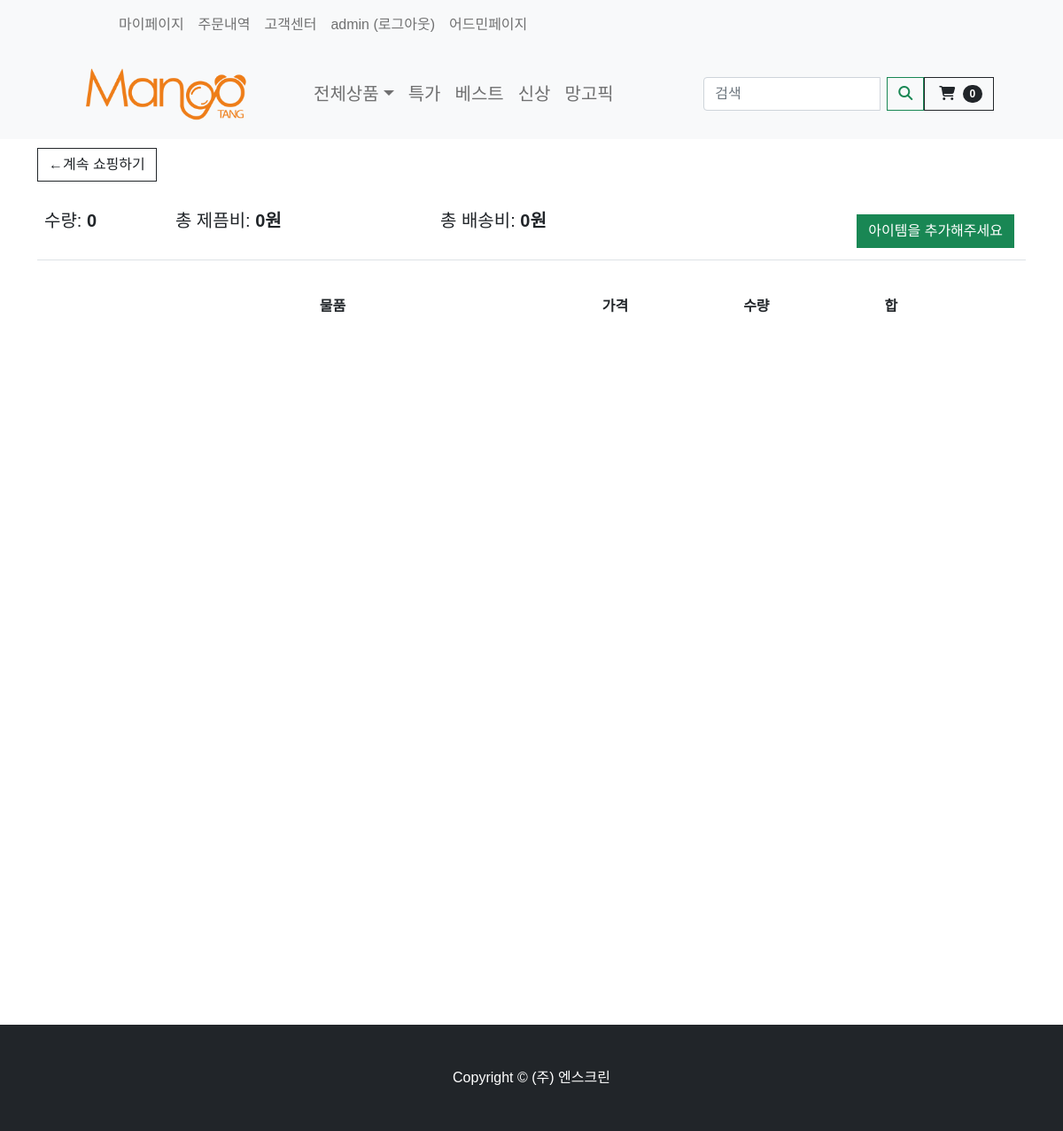
/cart/ (signed in), run on an earlier commit of the app's database.
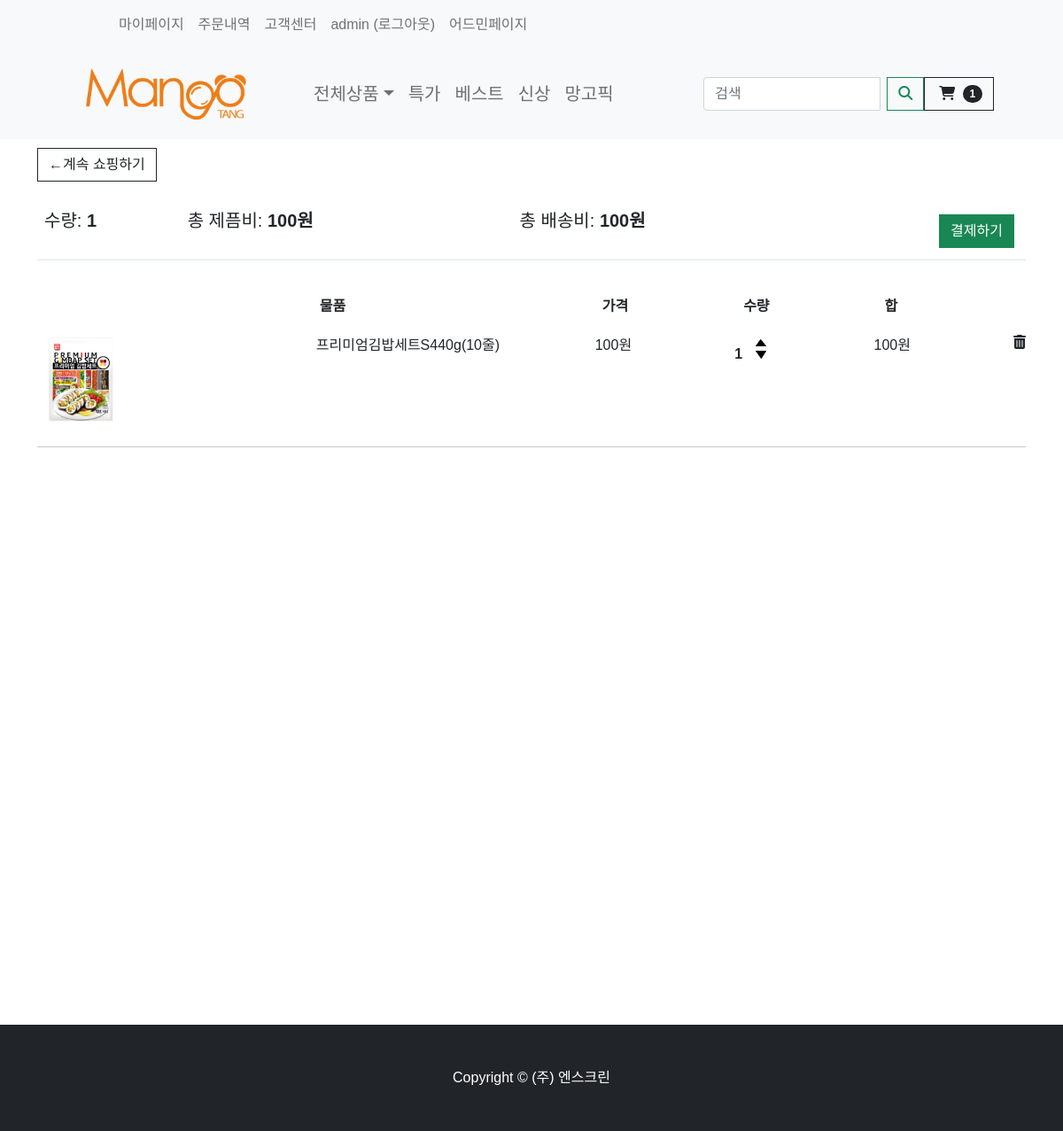
And on a later commit of the database.
### store/models.py (models this page shows, shortened)
class Order(models.Model):
    customer = models.ForeignKey(Customer, on_delete=models.SET_NULL, null=True, blank=True)
    date_ordered = models.DateTimeField(auto_now_add=True)
    order_status = models.BooleanField(default=False)
    payment_state = models.BooleanField(default=False)
    shipping_fee = models.IntegerField(null=True, blank=True)
    order_number = models.IntegerField(null=True, blank=True)
    email = models.EmailField(null=True, blank=True)
    total_fee = models.IntegerField(null=True, blank=True)
    post_code = models.CharField(max_length=200, null=True, blank=True)
    recipent_address1 = models.CharField(max_length=200, null=False)
    recipent_address2 = models.CharField(max_length=200, null=False)
    recipent_number = models.CharField(max_length=50, null=False)
    recipent_name = models.CharField(max_length=50, null=False)
    order_request = models.CharField(max_length=100, null=False)
    orderer_number = models.CharField(max_length=100, null=False)
    orderer_name = models.CharField(max_length=100, null=False)
    @property
    def get_cart_items(self):
        orderitems = self.orderitem_set.all()
        total = sum([item.quantity for item in orderitems])
        return total
    @property
    def get_total(self):  # 옵션 포함 해당 order의 모든 가격
        orderitems = self.orderitem_set.all()  # 해당 order의 자식 가져와서
        total = sum([item.get_total for item in orderitems])  # 다더함함
        optionTotal = sum([item.get_option_cart_total for item in orderitems])  # 다더함함
        return total + optionTotal
    @property
    def get_deliver_price(self):
        orderitems = self.orderitem_set.all()
        total = sum([item.get_delivery_price for item in orderitems])
        return total

class OrderItem(models.Model):
    DELIVER_COMPANY = (
        ('04', 'CJ대한통운'),
        ('05', '한진택배'),
        ('08', '롯데택배'),
        ('06', '로젠택배'),
        ('01', '우체국택배'),
        ('46', 'CU편의점택배'),
        ('24', 'GS Postbox 택배	'),
    )
    product = models.ForeignKey(Product, on_delete=models.SET_NULL, null=True)
    order = models.ForeignKey(Order, on_delete=models.SET_NULL, null=True, blank=True)
    orderHistory = models.ForeignKey(OrderHistory, on_delete=models.SET_NULL, null=True)
    deliver_state = models.CharField(max_length=200, null=True, blank=True)
    quantity = models.IntegerField(default=0, null=True, blank=True)
    date_added = models.DateTimeField(auto_now_add=True)
    item_option_bool = models.BooleanField(default=False, blank=False, null=True)
    deliver_company = models.CharField(max_length=200, choices=DELIVER_COMPANY, null=True, blank=True)
    track_number = models.IntegerField(null=True, blank=True)
    @property  # 배송비
    def get_delivery_price(self):
        return self.product.shipment_price
    @property  # 제품 가격
    def get_total(self):
        total = self.product.price_discount * self.quantity
        return total
    @property  # 옵션 가격
    def get_option_cart_total(self):
        orderOptions = self.orderitemoption_set.all()  # 해당 order의 자식 가져와서
        total = sum([item.get_total for item in orderOptions])  # 다더함함
        return total

class Product(models.Model):
    product_name = models.CharField(max_length=200)
    price = models.FloatField(null=False, blank=False)
    image_detail = models.ImageField(null=True, blank=True)
    image_title = models.ImageField(null=True, blank=True)
    image_introduce = models.ImageField(null=True, blank=True)
    seller_code = models.CharField(max_length=50, null=False, blank=False)
    price_discount = models.FloatField(null=True)
    discount = models.IntegerField(null=True)
    stock = models.IntegerField()
    first_title = models.CharField(max_length=200)
    second_title = models.CharField(max_length=200)
    shipment_price = models.IntegerField(blank=True)
    hash_tag = models.CharField(max_length=200)
    option_bool = models.BooleanField(default=False, blank=False, null=True)
    collection_tag = models.CharField(max_length=200, null=True)
    item_company = models.CharField(null=False, max_length=200)
    product_status = models.BooleanField(default=False, blank=False, null=True)

### store/views.py (the view)
# urls.py: path('cart/', views.cart, name="cart"),
@login_required(login_url='account_login')
def cart(request):
    customer = request.user.customer
    order, created = Order.objects.get_or_create(customer=customer, order_status=False)
    items = order.orderitem_set.all()  # orderitem은 Order의 자식 그래서 쿼리 가능
    cartItems = order.get_cart_items
    itemOption = []
    if (bool(items) == True):  # 카트 비어있는지 확인
        for item in items:
            itemOption += OrderItemOption.objects.filter(order_item_option=item)
    else:
        items = []
        itemOption = []
    context = {'items': items, 'order': order, 'cartItems': cartItems, 'itemOption': itemOption}
    return render(request, 'store/cart.html', context)

### store/templates/store/cart.html (shortened to what this page needs)
{% extends 'store/main.html' %}
{% load static %}
{% block content %}
    <div class="container" style="height: 1000px">
        <div class="row">
            <div class="col-lg-12">
                <div class="box-element">
                    <a class="btn btn-outline-dark" href="{% url 'store' %}">&#x2190;계속 쇼핑하기</a>
                    <br>
                    <br>
                    <table class="table">
                        <tr>
                            <th><h5>수량: <strong class="cart-quantity-total">{{ order.get_cart_items }}</strong></h5>
                            </th>
                            <th><h5>총 제픔비: <strong
                                    class="cart-price-total">{{ order.get_total|floatformat:0 }}원</strong></h5>
                            </th>
                            <th>
                            <th><h5>총 배송비: <strong
                                    class="cart-price-total">{{ order.get_deliver_price |floatformat:0 }}원</strong></h5>
                            </th>
                            {% if order.get_cart_items == 0 %}
                            <th>
                                <a style="float:right; margin:5px;" href="/" class="btn btn-success no-item" >아이템을 추가해주세요</a>
                            </th>
                            {% else %}
                            <th>
                                <a style="float:right; margin:5px;" class="btn btn-success" href="{% url 'checkout' %}">결제하기</a>
                            </th>
                            {% endif %}
                        </tr>
                    </table>
                </div>
                <br>
                <div class="box-element">
                    <div class="cart-row">
                        <div style="flex:2"></div>
                        <div style="flex:2"><strong>물품</strong></div>
                        <div style="flex:1"><strong>가격</strong></div>
                        <div style="flex:1"><strong>수량</strong></div>
                        <div style="flex:1"><strong>합</strong></div>
                    </div>
                    {% for item in items %}
                        {% if item.item_option_bool == False %}
                            <div class="cart-row cart-row{{ forloop.counter0 }}">
                                <div style="flex:2"><img class="row-image" src="{{ item.product.image_title.url }}">
                                </div>
                                <div style="flex:2"><p>{{ item.product.product_name }}</p></div>
                                <div style="flex:1"><p>{{ item.product.price_discount | floatformat:0 }}원</p></div>
                                <div style="flex:1">
                                    <p class="quantity quantity-total{{ forloop.counter0 }}">{{ item.quantity }}</p>
                                    <div class="quantity">
                                        <img class="chg-quantity update-cart-item"
                                             data-quantity="{{ forloop.counter0 }}"
                                             data-product="{{ item.product.seller_code }}"
                                             src="{% static  'images/arrow-up.png' %}" data-action="add">
                                        <img class="chg-quantity update-cart-item"
                                             data-quantity="{{ forloop.counter0 }}"
                                             data-product="{{ item.product.seller_code }}"
                                             src="{% static  'images/arrow-down.png' %}" data-action="remove">
                                    </div>
                                </div>
                                <div style="flex:1"><p
                                        class="item-cost-total{{ forloop.counter0 }}">{{ item.get_total|floatformat:0 }}원</p>
                                </div>
                                <i type="button" data-code="{{ item.product.seller_code }}"
                                   data-loop="{{ forloop.counter0 }}"
                                   class="fas fa-trash-alt delete-item"></i>
                            </div>
                        {% endif %}
                        <hr class="item-divider{{ forloop.counter0 }}">
                    {% endfor %}
                </div>
            </div>
        </div>
    </div>
{% endblock content %}

### store/templates/store/main.html (shortened to what this page needs)
<!DOCTYPE html>
{% load static %}
<html lang="en">
<head>
    <link rel="stylesheet" type="text/css" href="{% static 'css/styles.css' %}">
    <link rel="stylesheet" type="text/css" href="{% static 'css/my.css' %}">
</head>
<body>
{% include "store/navbar.html" %}
{% block content %}{% endblock content %}
<footer class="py-5 bg-dark">
    <div class="container"><p class="m-0 text-center text-white">Copyright &copy; (주) 엔스크린</p></div>
</footer>
</body>
</html>

### store/templates/store/navbar.html (shortened to what this page needs)
{% load static %}
<nav class="navbar navbar-expand-lg navbar-light bg-light">
    <div class="bg-light container px-4 px-lg-5">
        <ul class="navbar-nav me-auto mb-2 mb-lg-0 ms-lg-5" style="">
            <li class="nav-item"><a href="{% url 'userinfo' %}"
                                    class="nav-link dropdown-menu-size-customer">마이페이지</a></li>
            <li class="nav-item"><a href="{% url 'orderhistory' %}"
                                    class="nav-link dropdown-menu-size-customer">주문내역</a></li>
            <li class="nav-item"><a href="{% url 'faq' %}"
                                    class="nav-link dropdown-menu-size-customer">고객센터</a></li>
            {% if user.is_authenticated %}
                <a class="nav-link" href="{% url 'logout' %}">{{ user.username }} (로그아웃)</a>
            {% else %}
                <li class="nav-item"><a href="{% url 'account_login' %}" class="nav-link dropdown-menu-size-customer">로그인</a>
                </li>
            {% endif %}
            {% if user.is_superuser %}
                <a class="nav-link" href={% url 'admin:index' %}>어드민페이지</a>
            {% endif %}
        </ul>
    </div>
</nav>
<nav class="navbar navbar-expand-lg navbar-light bg-light">
    <div class="container px-4 px-lg-5">
        <a href="{% url 'store' %}">
            <img src="{% static 'nscreen_logo/4_망고땡_로고 (영문).png' %}" width="220" alt="망고땡몰">
        </a>
        <div class="collapse navbar-collapse" id="navbarSupportedContent">
            <ul class="navbar-nav me-auto mb-2 mb-lg-0 ms-lg-5">
                <li class="nav-item dropdown">
                    <a class="nav-link dropdown-toggle dropdown-menu-size" id="navbarDropdown" href="#" role="button"
                       data-bs-toggle="dropdown" aria-expanded="false">전체상품</a>
                </li>
                <li class="nav-item"><a class="nav-link dropdown-menu-size" href="#!">특가</a></li>
                <li class="nav-item"><a class="nav-link dropdown-menu-size" href="#!">베스트</a></li>
                <li class="nav-item"><a class="nav-link dropdown-menu-size" href="#!">신상</a></li>
                <li class="nav-item"><a class="nav-link dropdown-menu-size" href="#!">망고픽</a></li>
            </ul>
            <div class="row justify-content-end my-3">
                <div class="d-flex input-group">
                    <input class="form-control me-2 kw" type="text" style="width: 200px"
                           placeholder="검색" aria-label="검색"
                           value="{{ kw|default_if_none:'' }}">
                    <div class="input-group-append">
                        <button class="btn btn-outline-success" type="button" id="btn_search"><i
                                class="fas fa-search"></i></button>
                    </div>
                </div>
            </div>
            <a href="{% url 'cart' %}" class="nav-link-cart">
                <button class="btn btn-outline-dark" type="submit">
                    <i class="fas fa-shopping-cart"></i>
                    <span class="badge bg-dark text-white ms-1 rounded-pill">{{ cartItems }}</span>
                </button>
            </a>
        </div>
    </div>
</nav>

What changed in the data, as far as the page shows it:
computed for Order: get_cart_items "0" → "1"; get_total "0" → "100"; get_deliver_price "0" → "100"
added OrderItem: product.image_title (picture), product.product_name "프리미엄김밥세트S440g(10줄)", product.price_discount "100", quantity "1", item_option_bool False (drawn), get_total "100"
Also different on the page:
{{ cartItems }}: "0" → "1"
text no longer shown: "아이템을 추가해주세요"
text now shown: "결제하기"
